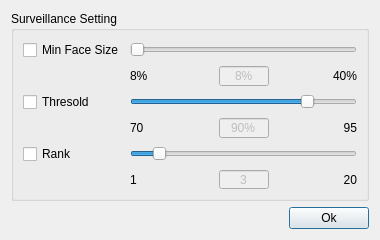
<?xml version="1.0" encoding="UTF-8"?>
<ui version="4.0">
 <class>MonitoringServeillanceSettingDlg</class>
 <widget class="QDialog" name="MonitoringServeillanceSettingDlg">
  <property name="geometry">
   <rect>
    <x>0</x>
    <y>0</y>
    <width>380</width>
    <height>240</height>
   </rect>
  </property>
  <property name="minimumSize">
   <size>
    <width>380</width>
    <height>240</height>
   </size>
  </property>
  <property name="maximumSize">
   <size>
    <width>380</width>
    <height>240</height>
   </size>
  </property>
  <property name="windowTitle">
   <string>Surveillance Setting</string>
  </property>
  <layout class="QGridLayout" name="gridLayout_2">
   <item row="0" column="0">
    <widget class="QGroupBox" name="groupSurveillanceSetting">
     <property name="title">
      <string>Surveillance Setting</string>
     </property>
     <layout class="QGridLayout" name="gridLayout">
      <item row="0" column="0">
       <widget class="QCheckBox" name="m_chkFaceSize">
        <property name="text">
         <string>Min Face Size</string>
        </property>
       </widget>
      </item>
      <item row="0" column="1" colspan="3">
       <widget class="QSlider" name="m_sldMinFaceSize">
        <property name="minimum">
         <number>8</number>
        </property>
        <property name="maximum">
         <number>40</number>
        </property>
        <property name="value">
         <number>8</number>
        </property>
        <property name="orientation">
         <enum>Qt::Horizontal</enum>
        </property>
       </widget>
      </item>
      <item row="1" column="1">
       <widget class="QLabel" name="m_lblMinFaceSize_Min">
        <property name="text">
         <string>8%</string>
        </property>
       </widget>
      </item>
      <item row="1" column="2">
       <widget class="QLineEdit" name="m_lblCurFaceSize_Min">
        <property name="enabled">
         <bool>false</bool>
        </property>
        <property name="minimumSize">
         <size>
          <width>50</width>
          <height>0</height>
         </size>
        </property>
        <property name="maximumSize">
         <size>
          <width>50</width>
          <height>16777215</height>
         </size>
        </property>
        <property name="text">
         <string>8%</string>
        </property>
        <property name="alignment">
         <set>Qt::AlignCenter</set>
        </property>
       </widget>
      </item>
      <item row="1" column="3">
       <widget class="QLabel" name="m_lblMaxFaceSize_Min">
        <property name="text">
         <string>40%</string>
        </property>
        <property name="alignment">
         <set>Qt::AlignRight|Qt::AlignTrailing|Qt::AlignVCenter</set>
        </property>
       </widget>
      </item>
      <item row="2" column="0">
       <widget class="QCheckBox" name="m_chkThresold">
        <property name="text">
         <string>Thresold</string>
        </property>
       </widget>
      </item>
      <item row="2" column="1" colspan="3">
       <widget class="QSlider" name="m_sldThresold">
        <property name="minimum">
         <number>70</number>
        </property>
        <property name="maximum">
         <number>95</number>
        </property>
        <property name="pageStep">
         <number>1</number>
        </property>
        <property name="value">
         <number>90</number>
        </property>
        <property name="orientation">
         <enum>Qt::Horizontal</enum>
        </property>
       </widget>
      </item>
      <item row="3" column="1">
       <widget class="QLabel" name="m_lblMinThresold">
        <property name="text">
         <string>70</string>
        </property>
       </widget>
      </item>
      <item row="3" column="2">
       <widget class="QLineEdit" name="m_lblCurThresold">
        <property name="enabled">
         <bool>false</bool>
        </property>
        <property name="minimumSize">
         <size>
          <width>50</width>
          <height>0</height>
         </size>
        </property>
        <property name="maximumSize">
         <size>
          <width>50</width>
          <height>16777215</height>
         </size>
        </property>
        <property name="text">
         <string>90%</string>
        </property>
        <property name="alignment">
         <set>Qt::AlignCenter</set>
        </property>
       </widget>
      </item>
      <item row="3" column="3">
       <widget class="QLabel" name="m_lblMaxThresold">
        <property name="text">
         <string>95</string>
        </property>
        <property name="alignment">
         <set>Qt::AlignRight|Qt::AlignTrailing|Qt::AlignVCenter</set>
        </property>
       </widget>
      </item>
      <item row="4" column="0">
       <widget class="QCheckBox" name="m_chkBlackCandidateCount">
        <property name="text">
         <string>Rank</string>
        </property>
       </widget>
      </item>
      <item row="4" column="1" colspan="3">
       <widget class="QSlider" name="m_sldBlackCandidateCount">
        <property name="minimum">
         <number>1</number>
        </property>
        <property name="maximum">
         <number>20</number>
        </property>
        <property name="pageStep">
         <number>1</number>
        </property>
        <property name="value">
         <number>3</number>
        </property>
        <property name="orientation">
         <enum>Qt::Horizontal</enum>
        </property>
       </widget>
      </item>
      <item row="5" column="1">
       <widget class="QLabel" name="m_lblMinBlackCandidateCount">
        <property name="text">
         <string>1</string>
        </property>
       </widget>
      </item>
      <item row="5" column="2">
       <widget class="QLineEdit" name="m_lblCurBlackCandidateCount">
        <property name="enabled">
         <bool>false</bool>
        </property>
        <property name="minimumSize">
         <size>
          <width>50</width>
          <height>0</height>
         </size>
        </property>
        <property name="maximumSize">
         <size>
          <width>50</width>
          <height>16777215</height>
         </size>
        </property>
        <property name="text">
         <string>3</string>
        </property>
        <property name="alignment">
         <set>Qt::AlignCenter</set>
        </property>
       </widget>
      </item>
      <item row="5" column="3">
       <widget class="QLabel" name="m_lblMaxBlackCandidateCount">
        <property name="text">
         <string>20</string>
        </property>
        <property name="alignment">
         <set>Qt::AlignRight|Qt::AlignTrailing|Qt::AlignVCenter</set>
        </property>
       </widget>
      </item>
     </layout>
    </widget>
   </item>
   <item row="1" column="0">
    <spacer name="verticalSpacer">
     <property name="orientation">
      <enum>Qt::Vertical</enum>
     </property>
     <property name="sizeHint" stdset="0">
      <size>
       <width>208</width>
       <height>9</height>
      </size>
     </property>
    </spacer>
   </item>
   <item row="2" column="0">
    <layout class="QHBoxLayout" name="horizontalLayout">
     <item>
      <spacer name="horizontalSpacer">
       <property name="orientation">
        <enum>Qt::Horizontal</enum>
       </property>
       <property name="sizeHint" stdset="0">
        <size>
         <width>40</width>
         <height>20</height>
        </size>
       </property>
      </spacer>
     </item>
     <item>
      <widget class="QPushButton" name="btnOk">
       <property name="text">
        <string>Ok</string>
       </property>
      </widget>
     </item>
    </layout>
   </item>
  </layout>
 </widget>
 <resources/>
 <connections/>
</ui>
